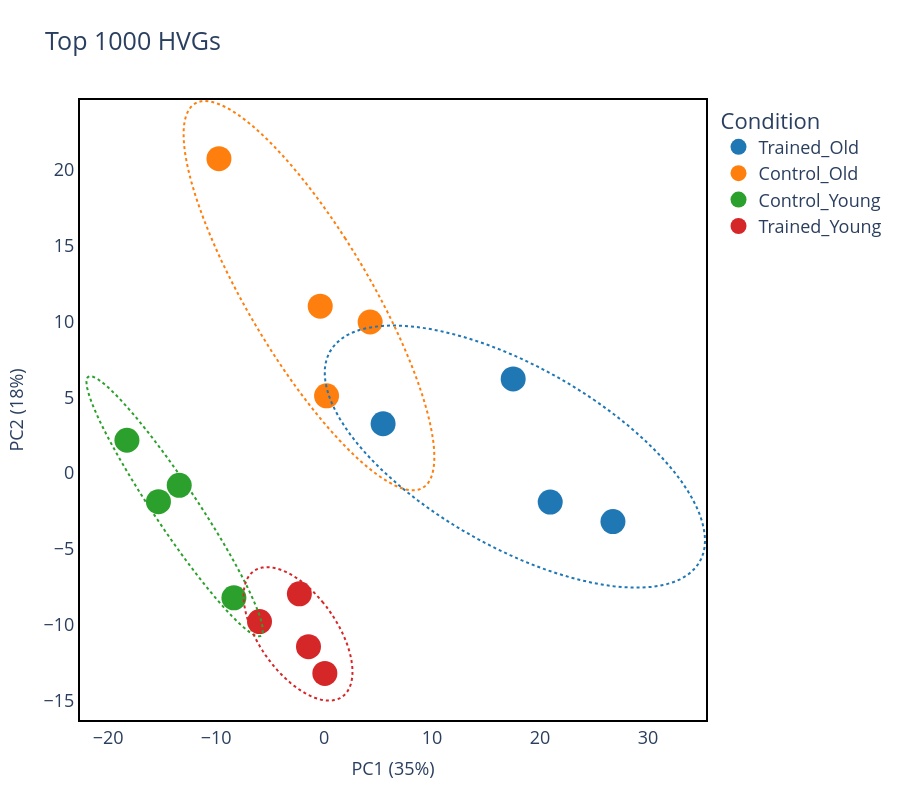

The code cell stored with this chart in its notebook:
### Code cell
pca_data,var = pca_from_adata(adata)
plot_pca_plotly(pca_data,var,save='PCA_top1000Genes', title='Top 1000 HVGs')
